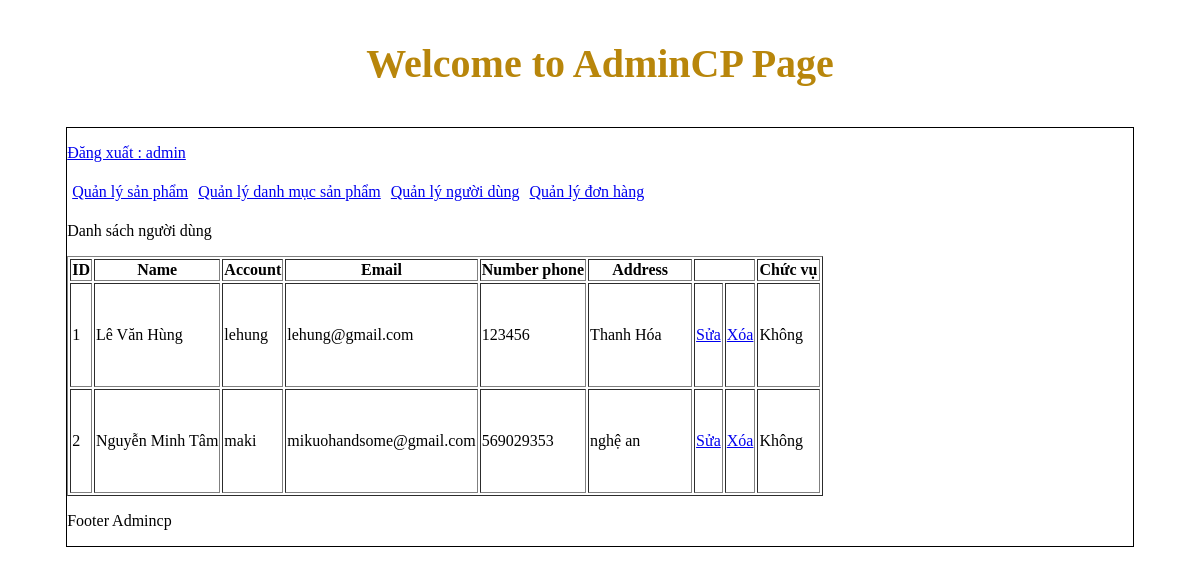
The page /admincp/index.php?action=quanlynguoidung&query=them (signed in) on the database its author committed.
### tables this page shows
CREATE TABLE `tbl_dangky` (
  `id_khachhang` int(11) NOT NULL,
  `hovaten` varchar(250) NOT NULL,
  `taikhoan` varchar(100) NOT NULL,
  `matkhau` varchar(100) NOT NULL,
  `sodienthoai` int(11) NOT NULL,
  `email` varchar(100) NOT NULL,
  `diachi` text NOT NULL,
  `chucvu` int(11) NOT NULL
);

### admincp/modules/quanlynguoidung/lietke.php (the view)
<?php
    $sql_lietke_nguoidung="SELECT * FROM tbl_dangky ORDER BY id_khachhang DESC";
    $result_lietke_nguoidung= mysqli_query($connect,$sql_lietke_nguoidung);
?>
<p>Danh sách người dùng</p>
<table border="1">
    <tr>
        <th>ID</th>
        <th>Name </th>
        <th>Account</th>
        <th>Email</th>
        <th>Number phone</th>
        <th>Address</th>
        <th colspan="2"></th>
        <th>Chức vụ</th>
    </tr>
        <?php
            $i=0;
            while($row=mysqli_fetch_array($result_lietke_nguoidung)){
            $i++;
        ?>
    <tr>
        <td style="height:100px;"> <?php echo $i ?></td>
        <td> <?php echo $row ['hovaten']?></td>
        <td> <?php echo $row ['taikhoan']?></td>
        <td> <?php echo $row ['email']?></td>
        <td> <?php echo $row ['sodienthoai']?></td>
        <td style="width:100px;"> <?php echo $row ['diachi']?></td>
        <td>
                <a href="?action=quanlynguoidung&query=sua&idnguoidung=<?php echo $row['id_khachhang'] ?>"> Sửa </a>
        </td>
        <td>
                <a href="modules/quanlynguoidung/xuly.php?idnguoidung=<?php echo $row['id_khachhang']?>">Xóa</a>
        </td>
        <td><?php if($row['chucvu']==1){
            echo "Bán hàng";
     }else{
            echo "Không";
     }?>
     </td>
    </tr>
        <?php
            }
        ?>
</table>

### rows shown on the page
tbl_dangky: hovaten "Lê Văn Hùng", taikhoan "lehung", email "lehung@gmail.com", sodienthoai "123456", diachi "Thanh Hóa", chucvu "Không"
tbl_dangky: hovaten "Nguyễn Minh Tâm", taikhoan "maki", email "mikuohandsome@gmail.com", sodienthoai "569029353", diachi "nghệ an", chucvu "Không"

### other values the page prints
$_SESSION['dangnhap'] "admin"
